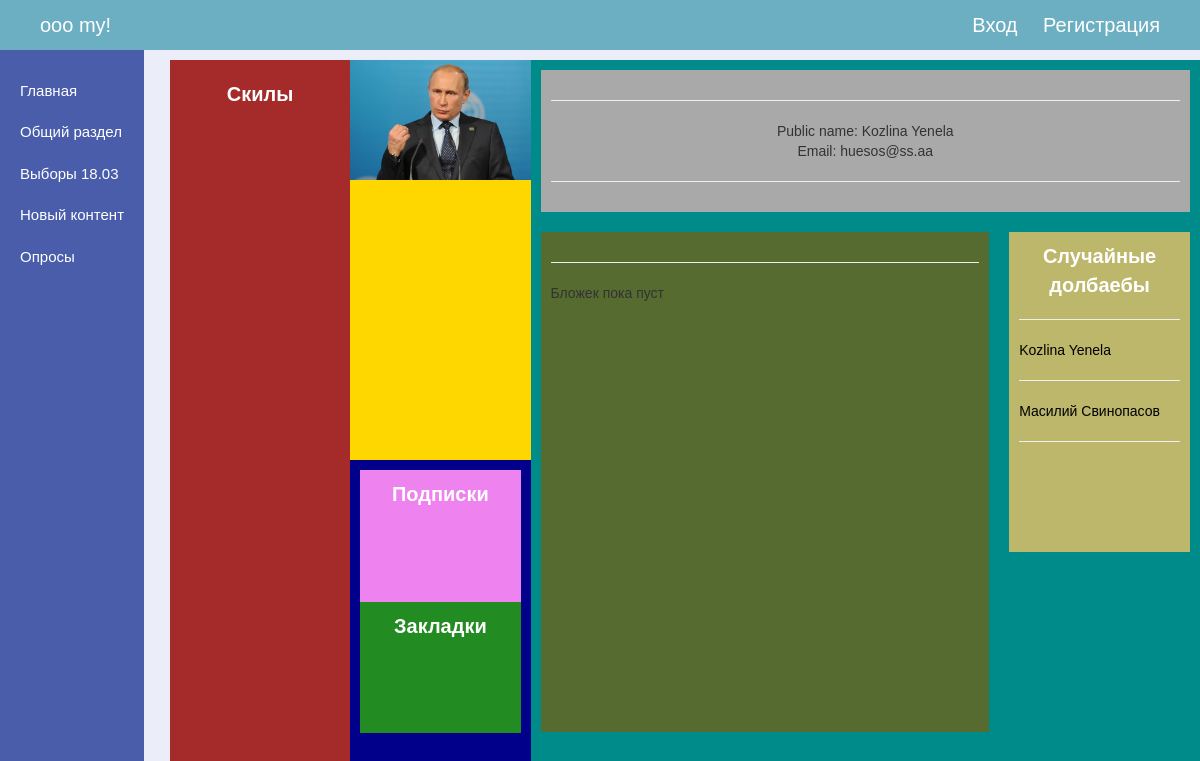
The page /char/2/ on the database its author committed.
### login/models.py (models this page shows, shortened)
class User_based(AbstractBaseUser):
    user_name = models.CharField(max_length=80, unique=True)
    original_user_name = models.CharField(max_length=80, null=True)
    public_name = models.CharField(max_length=60)
    user_email = models.EmailField(
        verbose_name='email adress',
        max_length=255,
        unique=False,
    )
    is_active = models.BooleanField(default=True)
    is_admin = models.BooleanField(default=False)
    objects = User_basedManager()
    date_of_register = models.DateField(default=timezone.now)
    user_city = models.CharField(max_length=200, default='None')
    USERNAME_FIELD = 'user_name'
    EMAIL_FIELD = 'user_email'
    REQUIRED_FIELDS = []

### mychar/views.py (the view, shortened to what this page needs)
# urls.py: path('<int:user_id>/', views.user_char_page, name='user_char_page'),
def user_char_page(request, user_id):
    user_char = get_object_or_404(User, pk=user_id)
    is_it_own_profile = False
    form = None
    random_users_list = None
    user_char_photo = None
    random_users_list = User.objects.order_by('?')[:5]
    user_char_posts = CharPost.objects.filter(
        post_author=user_char).order_by('-post_date')[:10]
    try:
        user_char_photo = CharPhoto.objects.filter(
            photo_author=user_char, is_char_photo=True).order_by('-photo_date')[0]
    except:
        pass
    return render(request, 'mychar/user_char.html', {
        'form':                 form,
        'own_flag':             is_it_own_profile,
        'user_char':            user_char,
        'user_char_id':         user_id,
        'user_char_posts':      user_char_posts,
        'random_users_list':    random_users_list,
        'user_char_photo':      user_char_photo,
    })

### mychar/templates/mychar/user_char.html (shortened to what this page needs)
{% extends "personal/header.html" %} {% block content %} {% load staticfiles %}
<div class="page__left-column">
    <div class="page__skill">
        <div class="page__skill-content">
            <p class="text">Скилы</p>
        </div>
    </div>
    <div class="page__character">
        <div class="page__character-promo">
            <p class="text">
                <img {% if user_char_photo %} src="{% static user_char_photo.image.url %}" {% else %} src="{% static 'charimg/none/putin.jpg' %}"
                    {% endif %} style="max-height: 400px; max-width:100%">
            </p>
        </div>
        <div class="page__related">
            <div class="page__subscribe">
                <p class="text">Подписки</p>
            </div>
            <div class="page__bookmark">
                <p class="text">Закладки</p>
            </div>
        </div>
    </div>
</div>
<div class="page__right-column">
    <div class="page__info-character">
        <p class="text">
            <hr> Public name: {{user_char.public_name}}
            <br> Email: {{user_char.user_email}}
            <hr>
        </p>
    </div>
    <div class="wrap-blog">
        <div class="page__blog">
            <div class="page__blog-content">
                <p class="text">
                    <hr> {% if user_char_posts %} {% for post in user_char_posts %}
                    <h5>{{post.post_date}}</h5>
                    <b>
                        <p>{{post.post_text}}</p>
                    </b>
                    <br> {% endfor %} {% else %} Бложек пока пуст {% endif %}
                </p>
            </div>
        </div>
        <div class="page__same-character">
            <div class="page__same-character-content">
                <p class="text">Случайные долбаебы</p>
                <hr> {% for user in random_users_list %}
                <a href='/char/{{user.id}}'>{{user.public_name}}</a>
                <hr> {% endfor %}
            </div>
        </div>
    </div>
</div>
{% endblock %}

### personal/static/personal/css/main.css (style rules this page uses)
html { font-size: 10px; }
a { text-decoration: none; color: #000; }
p { margin: 0; }
body { font-family: sans-serif; background-color: #ebedf9; }

### personal/static/personal/css/char.css (style rules this page uses)
.page, .text { padding: 0; margin: 0; }
.text { font-size: 20px; color: #fff; font-weight: bold; text-align: center; }
.page__left-column, .page__right-column { height: 100vh; }
.page__left-column { float: left; background-color: darkblue; width: 35%; }
.page__right-column { float: right; background-color: darkcyan; width: 65%; }
.page__skill { background-color: brown; height: 100%; float: left; }
.page__skill-content { margin: 10px; padding: 10px; }
.page__skill, .page__character { width: 50%; }
.page__character { float: right; text-align: center; }
.page__character-promo { margin-bottom: 5px; height: 400px; background-color: gold; }
.page__related { margin: 10px; }
.page__subscribe, .page__bookmark { padding: 10px; height: calc((100vh - 500px - 37px) / 2); }
.page__subscribe { background-color: violet; }
.page__bookmark { background-color: forestgreen; }
.page__info-character { min-height: 100px; background-color: darkgray; padding: 10px; margin: 10px; text-align: center; }
.wrap-blog { height: calc(100vh - 440px); }
.page__blog { float: left; width: 70%; }
.page__same-character { width: 30%; float: right; }
.page__blog-content { padding: 10px; margin: 10px; background-color: darkolivegreen; height: calc(100vh - 300px); overflow-x: hidden; overflow-y: scroll; position: relative; }
.page__same-character-content { padding: 10px; margin: 10px; background-color: darkkhaki; height: calc(100vh - 480px); }

### rows shown on the page
User_based: public_name "Kozlina Yenela", user_email "huesos@ss.aa"
User_based: public_name "Масилий Свинопасов"
